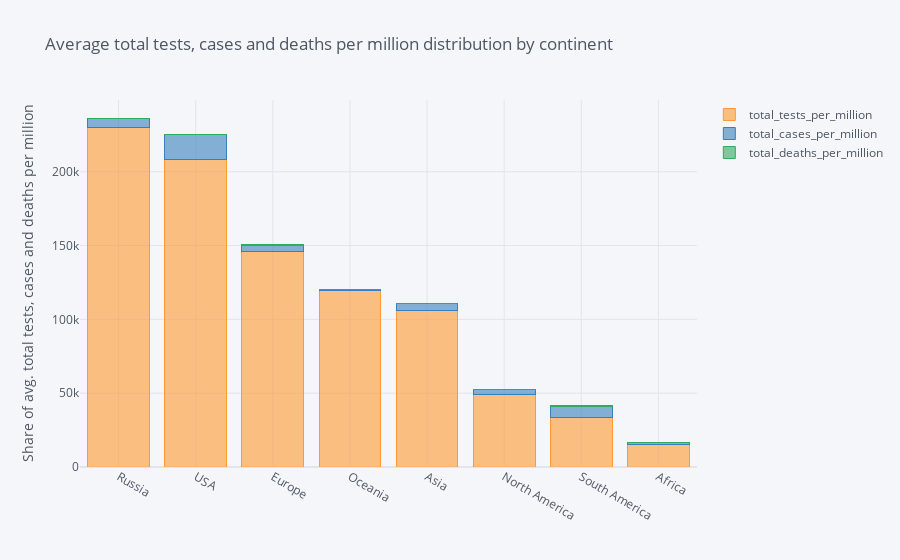

The notebook cell saved with this chart:
### Code cell
# build stacked bar to avg. total tests, cases and deaths per million of all continents
test_per_mill_mean_c.astype(int).iplot(kind="bar", barmode="stack", yTitle='Share of avg. total tests, cases and deaths per million',
                            title='Average total tests, cases and deaths per million distribution by continent')

### Figure 1 — Plotly figure (JSON) as saved in the notebook; plotly's stock layout.template omitted (floating-point values rounded to 4 significant figures)
{"data": [{"marker": {"color": "rgba(255, 153, 51, 0.6)", "line": {"color": "rgba(255, 153, 51, 1.0)", "width": 1}}, "name": "total_tests_per_million", "orientation": "v", "text": "", "type": "bar", "x": ["Russia", "USA", "Europe", "Oceania", "Asia", "North America", "South America", "Africa"], "y": [229619, 208291, 145700, 119402, 106301, 49098, 33605, 15214]}, {"marker": {"color": "rgba(55, 128, 191, 0.6)", "line": {"color": "rgba(55, 128, 191, 1.0)", "width": 1}}, "name": "total_cases_per_million", "orientation": "v", "text": "", "type": "bar", "x": ["Russia", "USA", "Europe", "Oceania", "Asia", "North America", "South America", "Africa"], "y": [6422, 16706, 4658, 834, 4626, 3445, 7598, 1121]}, {"marker": {"color": "rgba(50, 171, 96, 0.6)", "line": {"color": "rgba(50, 171, 96, 1.0)", "width": 1}}, "name": "total_deaths_per_million", "orientation": "v", "text": "", "type": "bar", "x": ["Russia", "USA", "Europe", "Oceania", "Asia", "North America", "South America", "Africa"], "y": [109, 523, 195, 11, 45, 85, 247, 18]}], "layout": {"barmode": "stack", "legend": {"bgcolor": "#F5F6F9", "font": {"color": "#4D5663"}, "traceorder": "normal"}, "paper_bgcolor": "#F5F6F9", "plot_bgcolor": "#F5F6F9", "title": {"font": {"color": "#4D5663"}, "text": "Average total tests, cases and deaths per million distribution by continent"}, "xaxis": {"gridcolor": "#E1E5ED", "showgrid": true, "tickfont": {"color": "#4D5663"}, "title": {"font": {"color": "#4D5663"}, "text": ""}, "zerolinecolor": "#E1E5ED"}, "yaxis": {"gridcolor": "#E1E5ED", "showgrid": true, "tickfont": {"color": "#4D5663"}, "title": {"font": {"color": "#4D5663"}, "text": "Share of avg. total tests, cases and deaths per million"}, "zerolinecolor": "#E1E5ED"}}}
